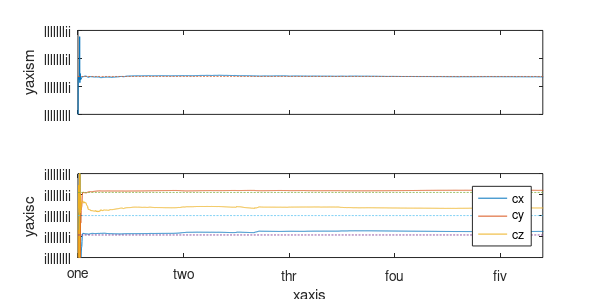
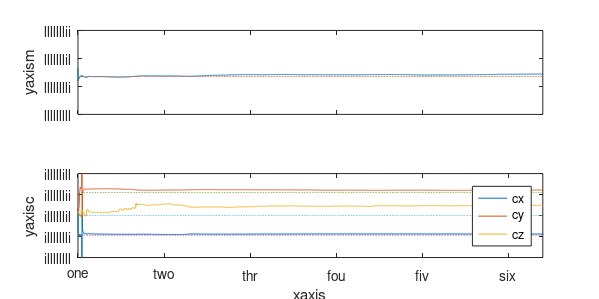
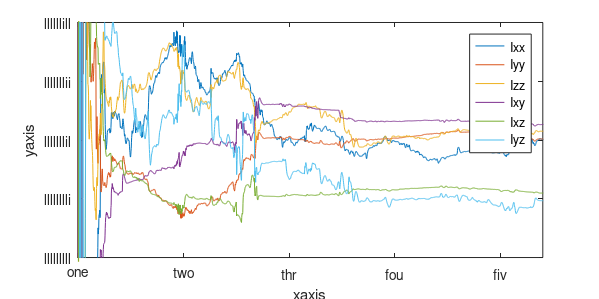
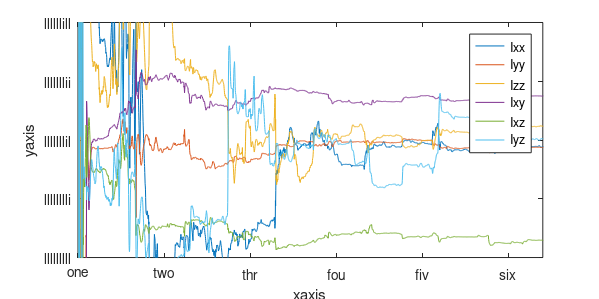

MATLAB code to generate these figures, in order:
%% initialization
Ts = 0.01;
c = [-0.185 0.22 0]';
m = 4.3545;

startRobot = 2683;
stopRobot = 4963;
lengthRobot = stopRobot - startRobot + 1;
startHuman = 3822;
stopHuman = 6592;
lengthHuman = stopHuman - startHuman + 1;

close all;
estimationRobot = load('multiple_grasping_points_robot/estimation.dat');
estimationHuman = load('multiple_grasping_points_human/estimation.dat');

%% robot
%Mass Com

figure;
t = Ts*(0:(stopRobot - startRobot));
subplot(2, 1, 1);
hold on;
plot(t, estimationRobot(startRobot:stopRobot, 1));
plot(t, ones(lengthRobot, 1)*m, '--');
hold off;
ylim([3 6]);
xlim([0 22]);
ylabel('yaxism')
set(gca,'YTick',3:1:6)
set(gca,'XTick',0:5:22)
set(gca,'XTickLabel',{})
set(gca,'YTickLabel',{'lllllllll','lllllllli','lllllllil','lllllllii'})
box on
subplot(2, 1, 2);
hold on;
plot(t, estimationRobot(startRobot:stopRobot, 2:4)/m);
plot(t, bsxfun(@times, ones(3, lengthRobot), c), '--');
hold off;
ylim([-0.4 0.4]);
xlim([0 22]);
xlabel('xaxis')
ylabel('yaxisc')
set(gca,'YTick',-0.4:0.2:0.4)
set(gca,'YTickLabel',{'illllllll','illllllli','illllllil','illllllii','illlllill'})
set(gca,'XTick',0:5:22)
set(gca,'XTickLabel',{'one','two','thr','fou','fiv'})
legend('cx', 'cy', 'cz', 'Location', 'southeast');
set(gcf,'Position',[400 100 600 300])
set(gcf, 'PaperPositionMode', 'auto');
box on

print(gcf,'../figures/multiple_grasping_points_robot_mass_and_cog','-depsc' );

%Inertias
figure;
hold on;
plot(t, estimationRobot(startRobot:stopRobot, 5:10));
hold off;
ylim([-0.1 0.1]);
xlim([0 22]);
xlabel('xaxis')
ylabel('yaxis')
set(gca,'YTick',-0.1:0.05:0.1)
set(gca,'YTickLabel',{'lllllllll','lllllllli','lllllllil','lllllllii','llllllill'})
set(gca,'XTick',0:5:22)
set(gca,'XTickLabel',{'one','two','thr','fou','fiv','six'})
legend('Ixx', 'Iyy', 'Izz', 'Ixy', 'Ixz', 'Iyz');
set(gcf,'Position',[400 100 600 300])
set(gcf, 'PaperPositionMode', 'auto');
box on
%print(gcf,'../figures/multiple_grasping_points_robot_inertias','-depsc' );

%% human

% Mass Com
figure;
t = Ts*(0:(stopHuman - startHuman));
subplot(2, 1, 1);
hold on;
plot(t, estimationHuman(startHuman:stopHuman, 1));
plot(t, ones(lengthHuman, 1)*m, '--');
hold off;
ylim([3 6]);
xlim([0 27]);
ylabel('yaxism')
set(gca,'YTick',3:1:6)
set(gca,'XTick',0:5:22)
set(gca,'XTickLabel',{})
set(gca,'YTickLabel',{'lllllllll','lllllllli','lllllllil','lllllllii'})
box on
subplot(2, 1, 2);
hold on;
plot(t, estimationHuman(startHuman:stopHuman, 2:4)/m);
plot(t, bsxfun(@times, ones(3, lengthHuman), c), '--');
hold off;
ylim([-0.4 0.4]);
xlim([0 27]);
xlabel('xaxis')
ylabel('yaxisc')
set(gca,'YTick',-0.4:0.2:0.4)
set(gca,'YTickLabel',{'illllllll','illllllli','illllllil','illllllii','illlllill'})
set(gca,'XTick',0:5:25)
set(gca,'XTickLabel',{'one','two','thr','fou','fiv','six'})
legend('cx', 'cy', 'cz', 'Location', 'southeast');
set(gcf,'Position',[400 100 600 300])
set(gcf, 'PaperPositionMode', 'auto');
box on
print(gcf,'../figures/multiple_grasping_points_human_mass_and_cog','-depsc' );

% Inertia
figure;
hold on;
plot(t, estimationHuman(startHuman:stopHuman, 5:10));
hold off;
ylim([-0.1 0.1]);
xlim([0 27]);
xlabel('xaxis')
ylabel('yaxis')
set(gca,'YTick',-0.1:0.05:0.1)
set(gca,'YTickLabel',{'lllllllll','lllllllli','lllllllil','lllllllii','llllllill'})
set(gca,'XTick',0:5:25)
set(gca,'XTickLabel',{'one','two','thr','fou','fiv','six'})
legend('Ixx', 'Iyy', 'Izz', 'Ixy', 'Ixz', 'Iyz');
set(gcf,'Position',[400 100 600 300])
set(gcf, 'PaperPositionMode', 'auto');
box on
%print(gcf,'../figures/multiple_grasping_points_human_inertias','-depsc' );